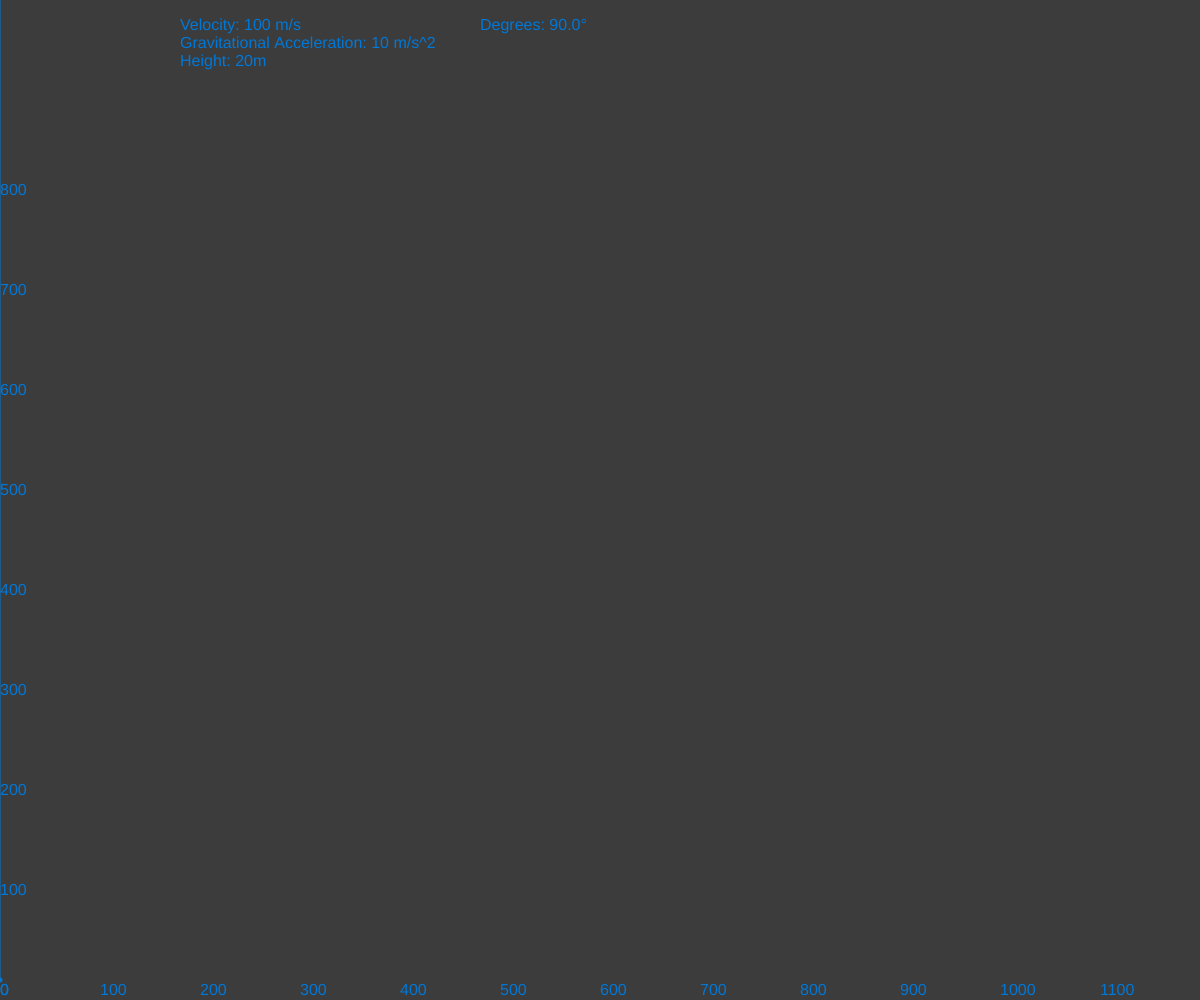
Frame 1 (no input)
Frame 60 (no input): identical to frame 1, image omitted
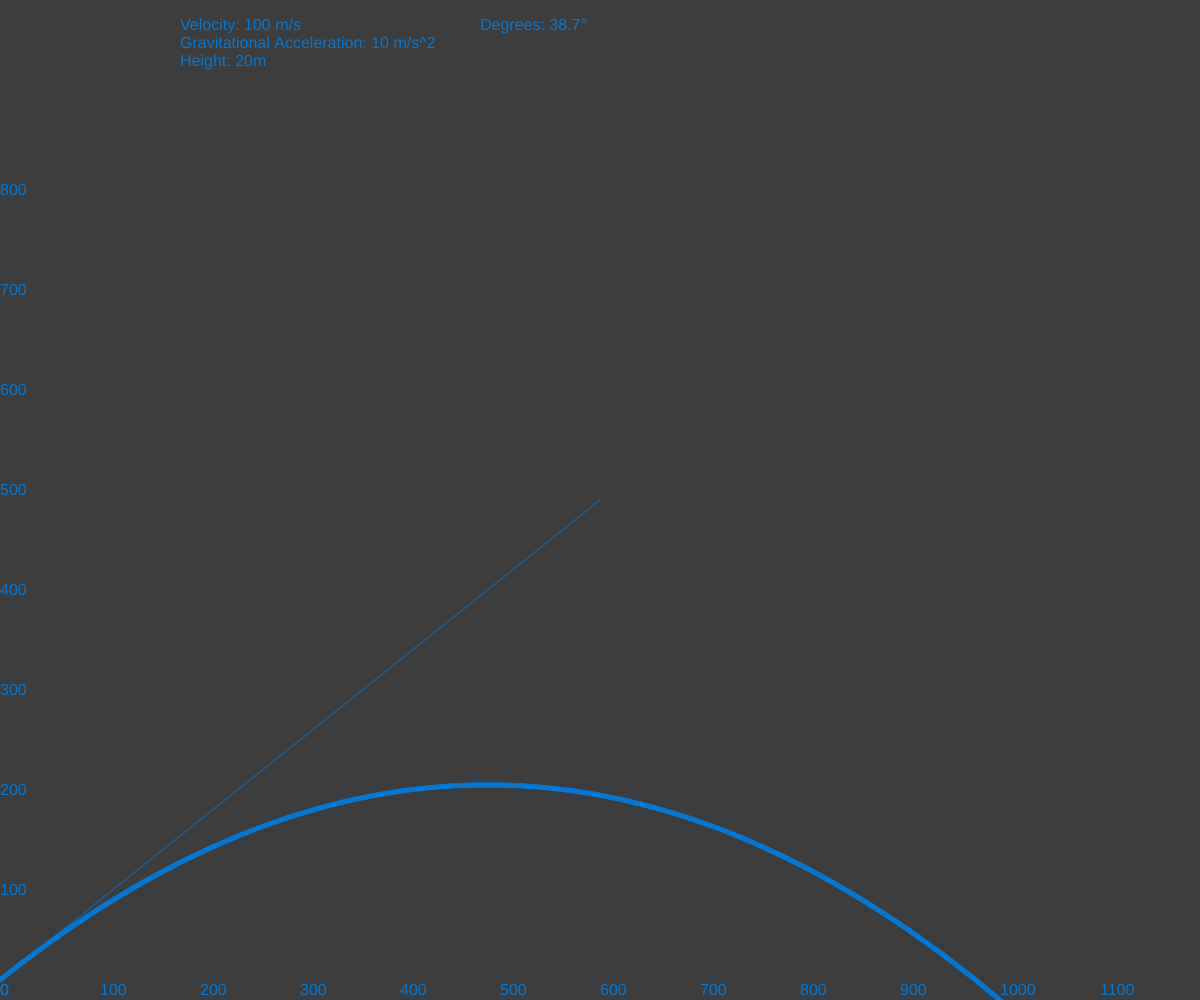
Frame 120 (the mouse pressed at the canvas centre since frame 60)

The p5.js sketch that drew these frames (run headless with seeded random() and noise() and a simulated clock; from frame 60 on, the mouse is pressed at the canvas centre):

// p5.js sketch
// ── sketch.js
var SIZE = 5;

function setup() {
    canvas = createCanvas(windowWidth, windowHeight);

    group = createDiv((''));
    group.position(10, 10, "relative");

    velocityS = createSlider(1, 1000, 100);
    velocityS.position(0, 0, "relative");
    velocityS.parent(group);

    gravitationalConstantS = createSlider(0, 20, 9.81);
    gravitationalConstantS.parent(group);
    gravitationalConstantS.position(0, 20, "relative");

    heightS = createSlider(0, windowHeight/1.2, 20);
    heightS.position(0, 40, "relative");
    heightS.parent(group);

  }

function windowResized() {
    resizeCanvas(windowWidth, windowHeight);
}

function _tan(d) {
    return tan(radians(d));
}

function _cos(d) {
    return cos(radians(d));
}

function draw() {
    background(60);

    gravitationalConstant = gravitationalConstantS.value();
    velocity = velocityS.value();
    height = heightS.value();

    if (windowHeight - mouseY > height) {
      a = degrees(acos(mouseX / dist(0, windowHeight-height, mouseX, mouseY)));
      stroke(0, 120, 215);
    } else {
      a = 0;
      stroke(255, 0, 0);
    }
    strokeWeight(1);
    line(0, windowHeight-height, mouseX, mouseY);

    noStroke();
    fill(0, 120, 215);
    textSize(16);

    position = 180;
    text("Velocity: " + velocity + " m/s", position, 30);
    text("Gravitational Acceleration: " + gravitationalConstant + " m/s^2", position, 48);
    text("Height: " + height + "m", position, 66);

    for (let x = 0; x < windowWidth; x++) {
        y = height + _tan(a) * x - (gravitationalConstant / (2 * pow(velocity, 2) * pow(_cos(a), 2))) * pow(x, 2);
        y = windowHeight - y;
        ellipse(x, y, SIZE, SIZE);
        if (x % 100 == 0) {
            text(x, x, windowHeight-5)
        }
    }
   for (let y = 0; y < windowHeight/1.2; y+=100) {
        text(y, 0, windowHeight - y - 5);
   }

   text("Degrees: " + a.toFixed(1) + "°", position + 300, 30);



}
